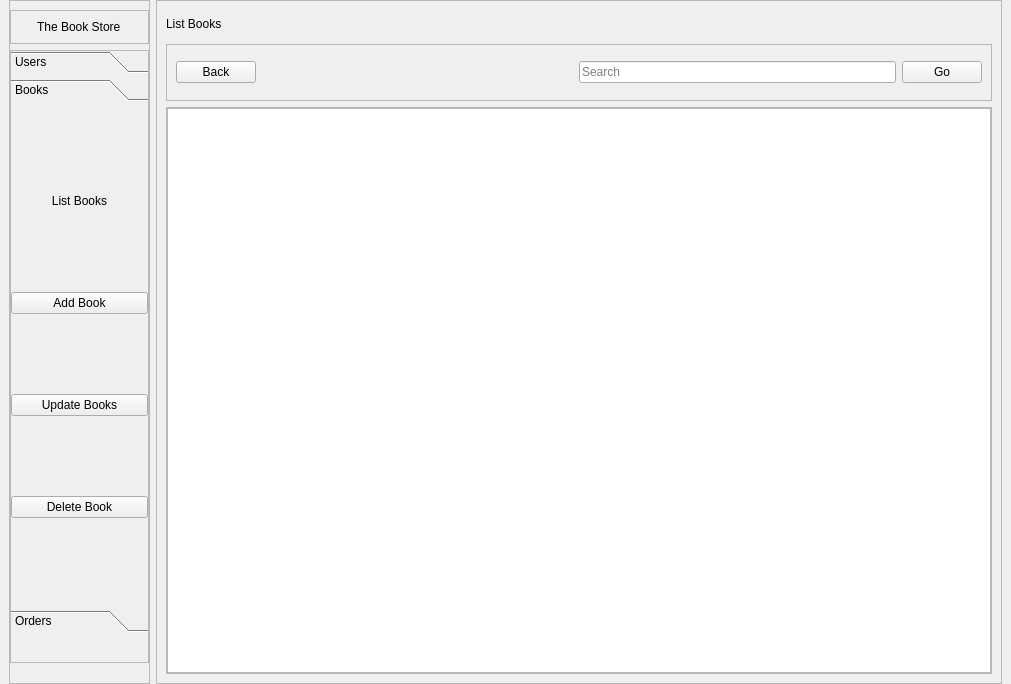
<?xml version="1.0" encoding="UTF-8"?>
<ui version="4.0">
 <class>MainWindow</class>
 <widget class="QMainWindow" name="MainWindow">
  <property name="geometry">
   <rect>
    <x>0</x>
    <y>0</y>
    <width>1011</width>
    <height>684</height>
   </rect>
  </property>
  <property name="windowTitle">
   <string>MainWindow</string>
  </property>
  <widget class="QWidget" name="centralwidget">
   <layout class="QHBoxLayout" name="horizontalLayout" stretch="1,6">
    <property name="topMargin">
     <number>0</number>
    </property>
    <property name="bottomMargin">
     <number>0</number>
    </property>
    <item>
     <widget class="QFrame" name="frame">
      <property name="frameShape">
       <enum>QFrame::StyledPanel</enum>
      </property>
      <property name="frameShadow">
       <enum>QFrame::Raised</enum>
      </property>
      <layout class="QVBoxLayout" name="verticalLayout">
       <property name="leftMargin">
        <number>0</number>
       </property>
       <property name="rightMargin">
        <number>0</number>
       </property>
       <property name="bottomMargin">
        <number>20</number>
       </property>
       <item>
        <widget class="QFrame" name="frame_3">
         <property name="frameShape">
          <enum>QFrame::StyledPanel</enum>
         </property>
         <property name="frameShadow">
          <enum>QFrame::Raised</enum>
         </property>
         <layout class="QHBoxLayout" name="horizontalLayout_2">
          <item alignment="Qt::AlignHCenter">
           <widget class="QLabel" name="l_storetitle">
            <property name="text">
             <string>The Book Store</string>
            </property>
           </widget>
          </item>
         </layout>
        </widget>
       </item>
       <item>
        <widget class="QFrame" name="frame_4">
         <property name="sizePolicy">
          <sizepolicy hsizetype="Preferred" vsizetype="Expanding">
           <horstretch>0</horstretch>
           <verstretch>0</verstretch>
          </sizepolicy>
         </property>
         <property name="frameShape">
          <enum>QFrame::StyledPanel</enum>
         </property>
         <property name="frameShadow">
          <enum>QFrame::Raised</enum>
         </property>
         <layout class="QHBoxLayout" name="horizontalLayout_3">
          <property name="leftMargin">
           <number>0</number>
          </property>
          <property name="topMargin">
           <number>0</number>
          </property>
          <property name="rightMargin">
           <number>0</number>
          </property>
          <property name="bottomMargin">
           <number>30</number>
          </property>
          <item>
           <widget class="QToolBox" name="tb_sidemenu">
            <property name="sizePolicy">
             <sizepolicy hsizetype="Preferred" vsizetype="Preferred">
              <horstretch>0</horstretch>
              <verstretch>0</verstretch>
             </sizepolicy>
            </property>
            <property name="currentIndex">
             <number>1</number>
            </property>
            <widget class="QWidget" name="p_user">
             <property name="geometry">
              <rect>
               <x>0</x>
               <y>0</y>
               <width>119</width>
               <height>146</height>
              </rect>
             </property>
             <attribute name="label">
              <string>Users</string>
             </attribute>
             <layout class="QVBoxLayout" name="verticalLayout_4">
              <property name="leftMargin">
               <number>0</number>
              </property>
              <property name="rightMargin">
               <number>0</number>
              </property>
              <item>
               <widget class="QPushButton" name="pb_listusers">
                <property name="text">
                 <string>List Users</string>
                </property>
               </widget>
              </item>
              <item>
               <widget class="QPushButton" name="pb_adduser">
                <property name="text">
                 <string>Add User</string>
                </property>
               </widget>
              </item>
              <item>
               <widget class="QPushButton" name="pb_updateuser">
                <property name="text">
                 <string>Update User</string>
                </property>
               </widget>
              </item>
              <item>
               <widget class="QPushButton" name="pb_deleteuser">
                <property name="text">
                 <string>Delete User</string>
                </property>
               </widget>
              </item>
             </layout>
            </widget>
            <widget class="QWidget" name="p_book">
             <property name="geometry">
              <rect>
               <x>0</x>
               <y>0</y>
               <width>135</width>
               <height>458</height>
              </rect>
             </property>
             <attribute name="label">
              <string>Books</string>
             </attribute>
             <layout class="QVBoxLayout" name="verticalLayout_5">
              <property name="leftMargin">
               <number>0</number>
              </property>
              <property name="rightMargin">
               <number>0</number>
              </property>
              <item>
               <widget class="QPushButton" name="pb_listbooks">
                <property name="text">
                 <string>List Books</string>
                </property>
                <property name="flat">
                 <bool>true</bool>
                </property>
               </widget>
              </item>
              <item>
               <widget class="QPushButton" name="pb_addbook">
                <property name="text">
                 <string>Add Book</string>
                </property>
               </widget>
              </item>
              <item>
               <widget class="QPushButton" name="pb_updatebook">
                <property name="text">
                 <string>Update Books</string>
                </property>
               </widget>
              </item>
              <item>
               <widget class="QPushButton" name="pb_deletebook">
                <property name="text">
                 <string>Delete Book</string>
                </property>
               </widget>
              </item>
             </layout>
            </widget>
            <widget class="QWidget" name="p_order">
             <property name="geometry">
              <rect>
               <x>0</x>
               <y>0</y>
               <width>132</width>
               <height>158</height>
              </rect>
             </property>
             <attribute name="label">
              <string>Orders</string>
             </attribute>
             <layout class="QVBoxLayout" name="verticalLayout_6">
              <property name="spacing">
               <number>-1</number>
              </property>
              <property name="leftMargin">
               <number>0</number>
              </property>
              <property name="rightMargin">
               <number>0</number>
              </property>
              <item>
               <widget class="QPushButton" name="pb_listorders">
                <property name="text">
                 <string>List Orders</string>
                </property>
                <property name="flat">
                 <bool>true</bool>
                </property>
               </widget>
              </item>
              <item>
               <widget class="QPushButton" name="pb_createorder">
                <property name="text">
                 <string>Create Order</string>
                </property>
               </widget>
              </item>
              <item>
               <widget class="QPushButton" name="pb_updateorders">
                <property name="text">
                 <string>Update Orders</string>
                </property>
               </widget>
              </item>
              <item>
               <widget class="QPushButton" name="pb_cancelorder">
                <property name="text">
                 <string>Cancel Order</string>
                </property>
               </widget>
              </item>
             </layout>
            </widget>
           </widget>
          </item>
         </layout>
        </widget>
       </item>
      </layout>
     </widget>
    </item>
    <item>
     <widget class="QFrame" name="frame_2">
      <property name="frameShape">
       <enum>QFrame::StyledPanel</enum>
      </property>
      <property name="frameShadow">
       <enum>QFrame::Raised</enum>
      </property>
      <layout class="QVBoxLayout" name="verticalLayout_2" stretch="1,2,20">
       <item>
        <widget class="QLabel" name="l_pagebanner">
         <property name="text">
          <string>List Books</string>
         </property>
        </widget>
       </item>
       <item>
        <widget class="QFrame" name="frame_5">
         <property name="frameShape">
          <enum>QFrame::StyledPanel</enum>
         </property>
         <property name="frameShadow">
          <enum>QFrame::Raised</enum>
         </property>
         <layout class="QHBoxLayout" name="horizontalLayout_4">
          <item>
           <widget class="QPushButton" name="pb_back">
            <property name="text">
             <string>Back</string>
            </property>
           </widget>
          </item>
          <item>
           <spacer name="horizontalSpacer">
            <property name="orientation">
             <enum>Qt::Horizontal</enum>
            </property>
            <property name="sizeHint" stdset="0">
             <size>
              <width>317</width>
              <height>20</height>
             </size>
            </property>
           </spacer>
          </item>
          <item>
           <widget class="QLineEdit" name="le_search">
            <property name="placeholderText">
             <string>Search</string>
            </property>
           </widget>
          </item>
          <item>
           <widget class="QPushButton" name="pb_go">
            <property name="text">
             <string>Go</string>
            </property>
           </widget>
          </item>
         </layout>
        </widget>
       </item>
       <item>
        <widget class="QFrame" name="frame_6">
         <property name="frameShape">
          <enum>QFrame::StyledPanel</enum>
         </property>
         <property name="frameShadow">
          <enum>QFrame::Raised</enum>
         </property>
         <layout class="QVBoxLayout" name="verticalLayout_3">
          <property name="leftMargin">
           <number>0</number>
          </property>
          <property name="topMargin">
           <number>0</number>
          </property>
          <property name="rightMargin">
           <number>0</number>
          </property>
          <property name="bottomMargin">
           <number>0</number>
          </property>
          <item>
           <widget class="QTableView" name="tv_listbooks">
            <attribute name="horizontalHeaderDefaultSectionSize">
             <number>125</number>
            </attribute>
           </widget>
          </item>
         </layout>
        </widget>
       </item>
      </layout>
     </widget>
    </item>
   </layout>
  </widget>
 </widget>
 <resources/>
 <connections/>
</ui>
